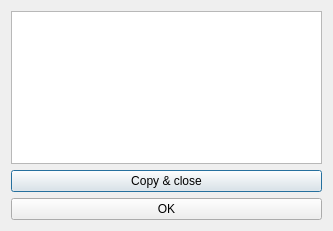
<?xml version="1.0" encoding="UTF-8"?>
<ui version="4.0">
 <class>getwkt3DialogBase</class>
 <widget class="QDialog" name="getwkt3DialogBase">
  <property name="geometry">
   <rect>
    <x>0</x>
    <y>0</y>
    <width>333</width>
    <height>231</height>
   </rect>
  </property>
  <property name="windowTitle">
   <string>Get WKT</string>
  </property>
  <property name="windowIcon">
   <iconset>
    <normaloff>wkt.png</normaloff>wkt.png</iconset>
  </property>
  <layout class="QGridLayout" name="gridLayout">
   <item row="0" column="0">
    <layout class="QVBoxLayout" name="verticalLayout">
     <item>
      <widget class="QTextEdit" name="wktTextEdit">
       <property name="readOnly">
        <bool>true</bool>
       </property>
      </widget>
     </item>
     <item>
      <widget class="QPushButton" name="copyButton">
       <property name="text">
        <string>Copy &amp;&amp; close</string>
       </property>
      </widget>
     </item>
     <item>
      <widget class="QPushButton" name="pushButton">
       <property name="text">
        <string>OK</string>
       </property>
      </widget>
     </item>
    </layout>
   </item>
  </layout>
 </widget>
 <resources/>
 <connections/>
</ui>
